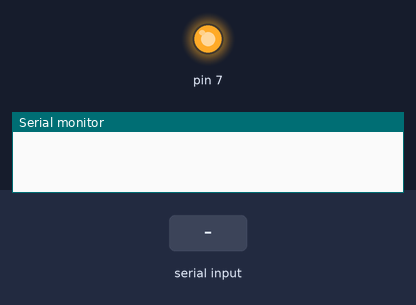
The sketch below on a simulated Arduino Uno, built with avr-gcc and run on an emulated ATmega328P. Parts: output pins drawn as LEDs (lit = HIGH), the last lines printed to the serial monitor. Inputs (shaded band) come from the test bench. Random numbers use the default seed unless the sketch sets one.

Above: at 1.2 s.
1.3 s: "l\n" received over the second serial link
At 2.5 s:
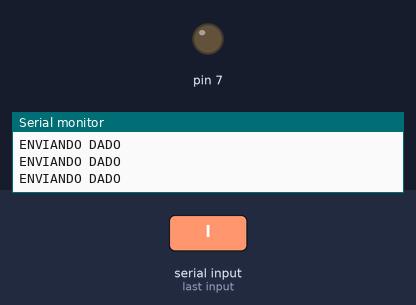
4.3 s: "d\n" received over the second serial link
At 5.7 s:
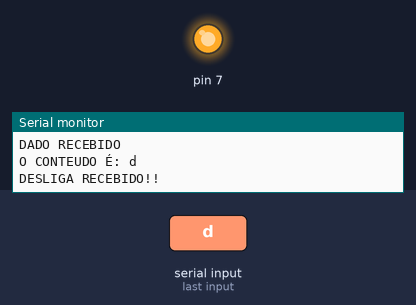
Timing chart, 0 to 7.3 s (numbered marks = the images above; inputs shaded):
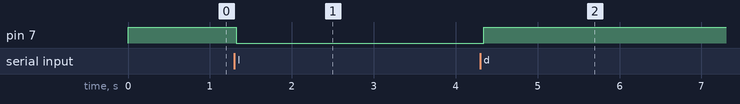

Measured:
- after the input at 1.3 s, pin 7: HIGH → LOW at once
- after the input at 4.3 s, pin 7: LOW → HIGH at once

The sketch:

AquaMeterArd2.ino
```cpp
#include <SoftwareSerial.h>

SoftwareSerial esp(2, 3); // RX, TX
boolean cont = false;
void setup()
{
  pinMode(7,OUTPUT);
  digitalWrite(7,1);
  Serial.begin(115200);
  esp.begin(115200);
}

void loop()
{
  // Verifica se o ESP8266 esta enviando dados

  String conteudo = "";
  char caractere;
  if(cont){
    Serial.println("ENVIANDO DADO");
    esp.print(random(300));
    //esp.write(random(300));
    delay(500);
  }
  if(esp.available()>0){
    Serial.println("DADO RECEBIDO");
    while(esp.available() > 0) {
      // read the incoming byte:
      caractere = esp.read();

      // Ignora caractere de quebra de linha
      if (caractere != '\n'){
        // Concatena valores
        conteudo.concat(caractere);
      }
      delay(10);
    }
    Serial.print("O CONTEUDO É: ");
    Serial.println(conteudo);
      //Serial.print("Recebi: ");
      //Serial.println(conteudo);
      if(conteudo == "f"){
        Serial.println("FREQUENCIA RECEBIDA!!");
        String freq = "";
        for(int i = 0; i < 40; i++){
          freq = freq + String(random(100));
          freq = freq + ",";
        }
        Serial.print("A FREQUENCIA É: ");
        Serial.println(freq);
        esp.print(freq);
      }
      if(conteudo == "l"){
        Serial.println("LIGA RECEBIDO!!");
        digitalWrite(7,0);
        cont = true;
      }
      if(conteudo == "d"){
        Serial.println("DESLIGA RECEBIDO!!");
        cont = false;
        digitalWrite(7,1);
        //Serial.write("1,2,3,4,5,6,7,8,9,4,7,8,5,2,1,4,7,8,5,6,9,8,5,47");
      }
  }
}
```
